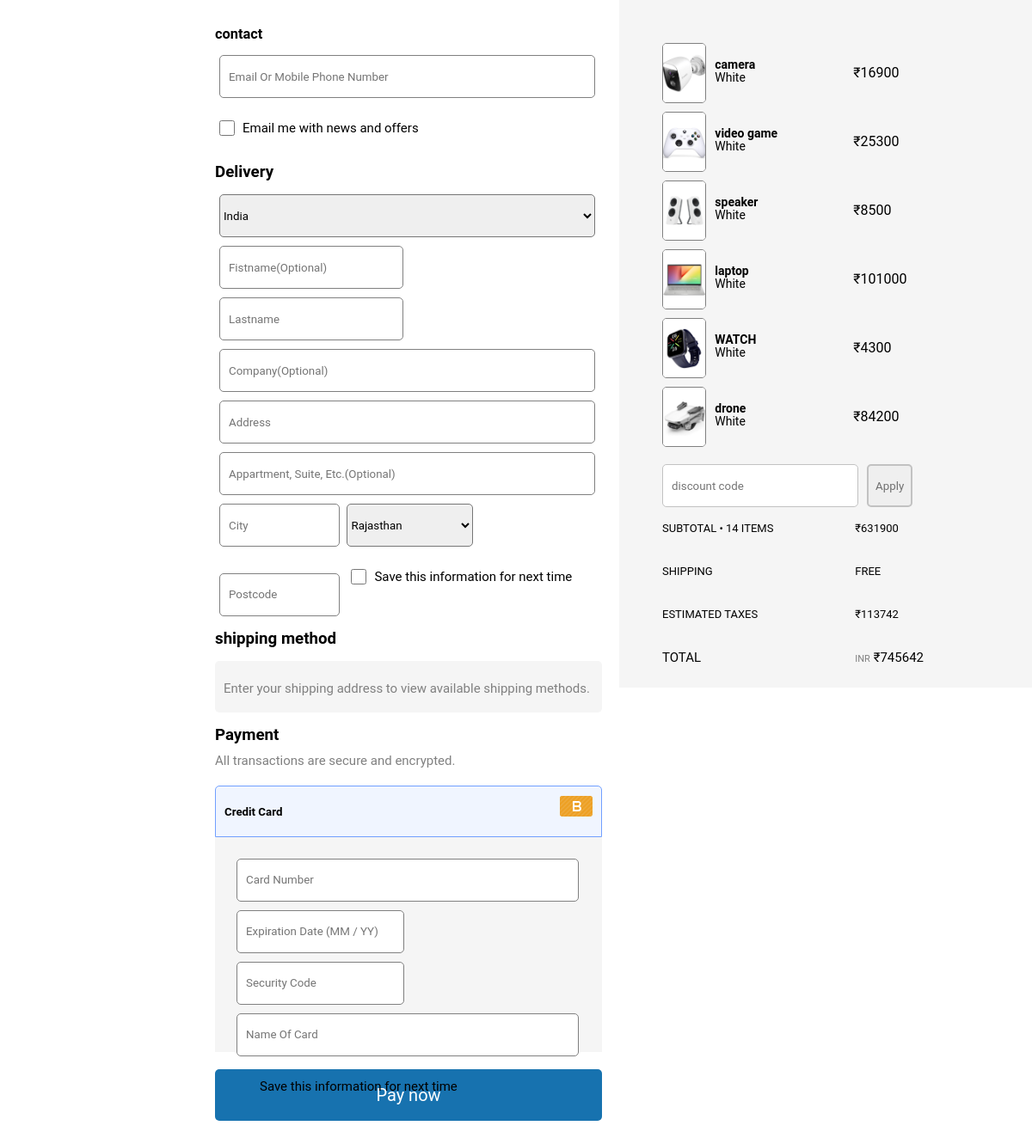
The page /checkout.php (signed in) on the database its author committed.
### tables this page shows
CREATE TABLE `cart` (
  `id` int(11) NOT NULL,
  `user_id` int(11) DEFAULT NULL,
  `product_id` int(11) DEFAULT NULL,
  `quantity` int(11) DEFAULT 1
);

CREATE TABLE `product` (
  `id` int(11) NOT NULL,
  `name` varchar(100) DEFAULT NULL,
  `image` varchar(255) DEFAULT NULL,
  `image2` varchar(300) NOT NULL,
  `image3` varchar(300) NOT NULL,
  `image4` varchar(300) NOT NULL,
  `image5` varchar(300) NOT NULL,
  `fullname` varchar(300) NOT NULL,
  `product_details` varchar(1000) NOT NULL,
  `price` varchar(300) DEFAULT NULL
);

### checkout.php (the view, shortened to what this page needs)
<!DOCTYPE html>
<html lang="en">
<head>
    <link rel="stylesheet" href="style.css">
</head>
<body class="checkout">
    <div class="checkout_information">
        <span class="checkout_tags">
            <h3>contact</h3><a href="">login</a>
        </span>
        <input type="text" placeholder="Email or mobile phone number">
        <input type="checkbox" id="checkbox">
        <label for="checkbox">Email me with news and offers</label>
        <h3>Delivery</h3>
        <select name="" id="">
            <option value="">india</option>
        </select>
        <input type="text" placeholder="fistname(optional)">
        <input type="text" placeholder="lastname">
        <input type="text" placeholder="company(optional)">
        <input type="text" placeholder="address">
        <input type="text" placeholder="appartment, suite, etc.(optional)">
        <input type="text" placeholder="city">
        <select class="states" name="" id="">
            <option value="">rajasthan</option>
        </select>
        <input type="text" placeholder="postcode">
        <input type="checkbox" id="saveinfo">
        <label for="saveinfo">Save this information for next time</label>
        <h3>shipping method</h3>
        <div class="shipping">
            <p>Enter your shipping address to view available shipping methods.</p>
        </div>
        <h3>Payment</h3>
        <p>All transactions are secure and encrypted.</p>
        <div class="credit_card">
            <h5>credit card</h5>
            <div class="creditlogo"><img src="./pictures/bogus.CIsYlO1z.svg" alt=""></div>
        </div>
        <div class="checkout_payment">
            <input type="number" placeholder="Card number">
            <input type="text" placeholder="Expiration date (MM / YY)">
            <input type="text" placeholder="security code">
            <input type="text" placeholder="name of card">
            <label for="add">Save this information for next time</label>
        </div>
        <button>Pay now</button>
    </div>
    <div class="checkout_productsdetail">
   <?php
   include "connection.php";
   if (isset($_SESSION['user_id'])) {
    $user_id = $_SESSION['user_id'];
    $query = "SELECT product.id, product.name, product.price, product.image, cart.quantity
              FROM cart
              JOIN product ON cart.product_id = product.id
              WHERE cart.user_id = ?";
    if ($stmt = $connection->prepare($query)) {
        $stmt->bind_param("i", $user_id);
        $stmt->execute();
        $result = $stmt->get_result();
        if ($result->num_rows > 0) {
            while ($row = $result->fetch_assoc()) {
                $priceString = str_replace(',', '', $row['price']);
                $price = (float)$priceString;
                $image=$row['image'];
                $name=$row['name'];
        echo"<div class='checkout_product'>
            <div class='checkoutimage'>
                <img src='$image'>
            </div>
            <div class='checkoutname'>
                <span>
                    <h4>$name</h4>
                    <p>White</p>
                </span>
            </div>
            <div class='checkoutproductprice'>₹$price</div>
        </div>";
    }
    }
}
}
$user_id = $_SESSION['user_id'];
    $query = "SELECT product.id, product.name, product.price, product.image, cart.quantity
              FROM cart
              JOIN product ON cart.product_id = product.id
              WHERE cart.user_id = ?";
    if ($stmt = $connection->prepare($query)) {
        $stmt->bind_param("i", $user_id);
        $stmt->execute();
        $result = $stmt->get_result();
        if ($result->num_rows > 0) {
            $totalPrice = 0.0;
            $totalItems = 0;
            $withtaxes=0;
            $fullprice=0;
            while ($row = $result->fetch_assoc()) {
                $priceString = str_replace(',', '', $row['price']);
                $price = (float)$priceString;
                $quantity = (int)$row['quantity'];
                $totalPrice += $price * $quantity;
                $totalItems += $quantity;
            }
                $withtaxes+=($totalPrice*0.18);
                $fullprice+=$totalPrice+$withtaxes;
        echo"<input type='text' placeholder='discount code'><button>apply</button>";
        echo"<div class='checkout_totalprice'>
            <div class='checkouttitle'>
                <h6>Subtotal • $totalItems items</h6>
                <h6>Shipping</h6>
                <h6>Estimated taxes</h6>
                <h3>Total</h3>
            </div>
            <div class='checkoutprices'>
                <h6>₹$totalPrice</h6>
                <h6>Free</h6>
                <h6>₹$withtaxes</h6>
                <h3>
                    <span>INR</span>
                    ₹$fullprice
                </h3>
            </div>
        </div>";
    }
}
        ?>
    </div>
</body>
</html>

### style.css (style rules this page uses)
* { margin: 0; padding: 0; box-sizing: border-box; color: white; font-family: 'Roboto', sans-serif; list-style: none; }
body { width: 100%; height: 100%; overflow-x: hidden; background-color: #fff; }
.cart-text>p, span { color: gray; font-size: 14px; }
.checkout { width: 100%; height: 100%; display: flex; }
.checkout_information { width: 60%; height: 100vh; padding: 20px; padding-left: 250px; }
.checkout_productsdetail { width: 40%; height: 100vh; background-color: #F5F5F5; position: fixed; right: 0; padding: 50px; overflow-y: scroll; }
.checkout_tags { width: 100%; display: flex; justify-content: space-between; }
.checkout_information input { width: 97%; height: 50px; margin: 5px; gap: 20px; padding: 10px; border-radius: 5px; border: gray 1px solid; color: #000; text-transform: capitalize; }
.checkout_information h3 { color: #000; margin: 10px 0; }
.checkout_information label { color: #000; font-size: 15px; position: relative; bottom: 20px; }
#checkbox, #saveinfo, #add { width: 18px; }
.checkout_information select:nth-of-type(1) { width: 97%; height: 50px; color: #000; margin: 5px 5px; }
.checkout_information select { text-transform: capitalize; border-radius: 5px; }
.checkout_information select option { color: #000; }
.checkout_information input:nth-of-type(3), .checkout_information input:nth-of-type(4) { width: 47.5%; }
.checkout_information input:nth-of-type(8), .checkout_information input:nth-of-type(9), .checkout_information input:nth-of-type(10) { width: 31%; }
.states { width: 32.5%; height: 50px; color: #000; }
.checkout_information p { color: gray; font-size: 15px; }
.shipping { height: 60px; line-height: 45px; background-color: #F5F5F5; margin: 15px 0; padding: 10px; border-radius: 5px; }
.credit_card { width: 100%; height: 60px; background-color: #F0F5FF; border: 1px #71a0ff solid; margin-top: 20px; border-radius: 5px 5px 0 0; display: flex; line-height: 60px; padding: 0 10px; text-transform: capitalize; justify-content: space-between; }
.credit_card h5 { color: #000; }
.checkout_payment { background-color: #F5F5F5; padding: 20px; height: 250px; margin-bottom: 20px; }
.checkout_payment input:nth-of-type(2), .checkout_payment input:nth-of-type(3) { width: 47.5%; }
.checkout_payment input:nth-of-type(4) { width: 97%; }
.checkout_information button { width: 100%; height: 60px; font-size: 20px; border-radius: 5px; background-color: #1772af; border: none; margin-bottom: 200px; }
.checkout_product { width: 90%; height: 70px; display: flex; margin-bottom: 10px; }
.checkoutimage { width: 15%; height: 100%; border: 1px gray solid; border-radius: 5px; overflow: hidden; }
.checkoutimage img { width: 100%; height: 100%; object-fit: cover; }
.checkoutname { width: 50%; height: 100%; padding: 10px; }
.checkoutname span h4 { color: #000; line-height: 30px; }
.checkoutname span p { color: #000; line-height: -0px; }
.checkoutproductprice { width: 30%; height: 100%; line-height: 70px; color: #000; }
.checkout_productsdetail input { width: 60%; height: 50px; margin: 10px 10px 0 0; padding: 10px; color: #000; border-radius: 5px; border: 1px #c2c2c2 solid; }
.checkout_productsdetail button { height: 50px; width: 14%; color: #000; border-radius: 5px; border: 2px #c2c2c2 solid; text-transform: capitalize; color: rgb(113, 113, 113); }
.checkout_totalprice { width: 80%; height: 150px; display: flex; justify-content: space-between; line-height: 50px; }
.checkout_totalprice h6, .checkout_totalprice h3 { color: #000; font-weight: normal; font-size: 13px; text-transform: uppercase; }
.checkout_totalprice h3 span { font-size: 11px; }
.checkout_totalprice h3 { font-size: 15px; }

### rows shown on the page
cart: product.image (picture), product.name "camera", product.price "16900"
cart: product.image (picture), product.name "video game", product.price "25300"
cart: product.image (picture), product.name "speaker", product.price "8500"
cart: product.image (picture), product.name "laptop", product.price "101000"
cart: product.image (picture), product.name "WATCH", product.price "4300"
cart: product.image (picture), product.name "drone", product.price "84200"

### other values the page prints
$totalItems "14"
$totalPrice "631900"
$withtaxes "113742"
$fullprice "745642"
